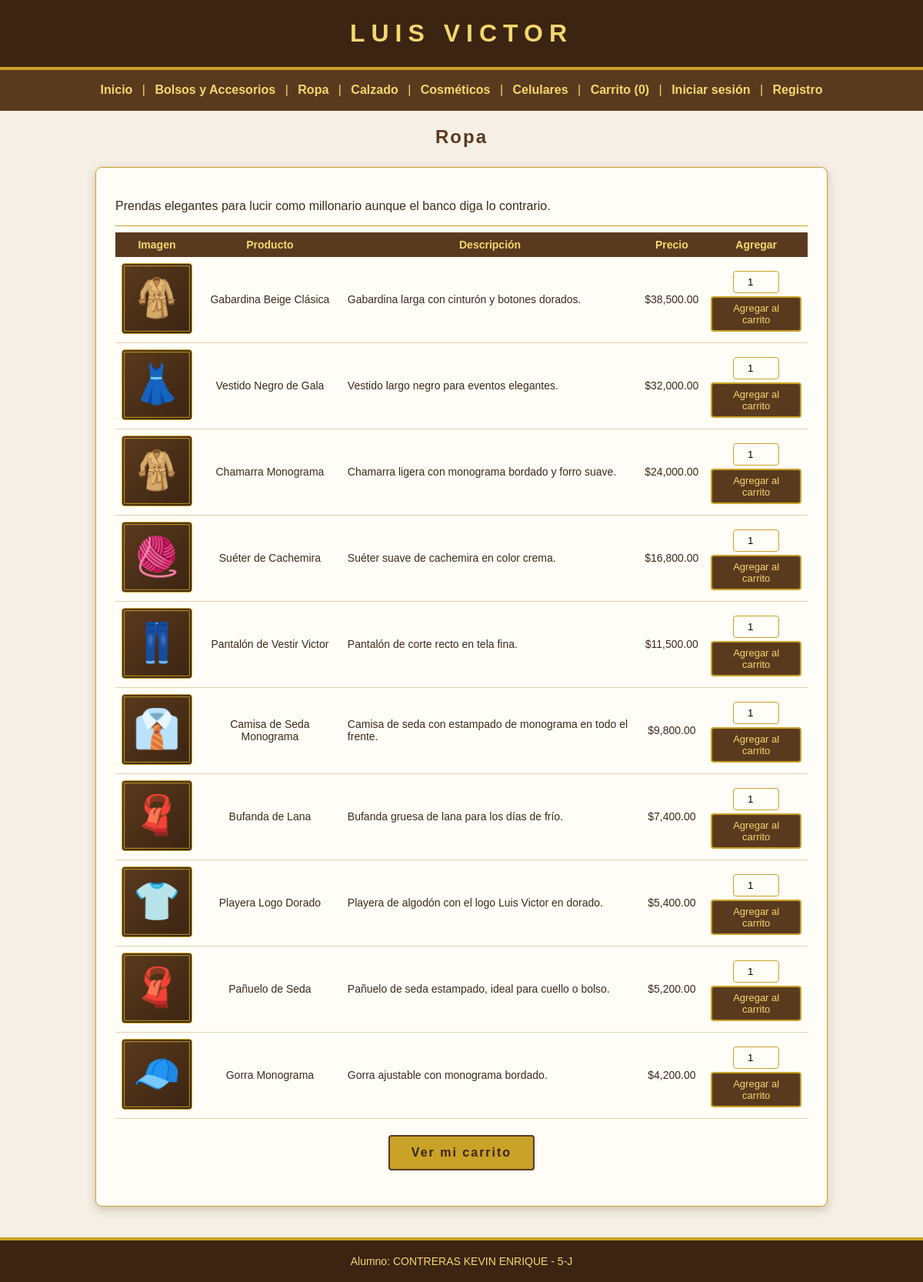
The app's page /ropa.php with its own data.
### tables this page shows
CREATE TABLE productos (
  id INT AUTO_INCREMENT PRIMARY KEY,
  categoria VARCHAR(50) NOT NULL,
  marca VARCHAR(50) NOT NULL,
  nombre VARCHAR(100) NOT NULL,
  descripcion VARCHAR(200) NOT NULL,
  precio DECIMAL(10,2) NOT NULL,
  imagen VARCHAR(255) NOT NULL
);

### ropa.php (the view, shortened to what this page needs)
<?php
$categoria = "Ropa";
require "conexion.php";
$stmt = $conexion->prepare("SELECT id, nombre, descripcion, precio, imagen FROM productos WHERE categoria = ? ORDER BY precio DESC");
$stmt->bind_param("s", $categoria);
$stmt->execute();
$productos = $stmt->get_result();
?>
<!DOCTYPE html>
<html>
<head>
  <link rel="stylesheet" href="estilo.css">
</head>
<body>
  <h1>LUIS VICTOR</h1>
  <?php include "menu.php"; ?>
  <h2>Ropa</h2>
  <div class="ancho">
    <p>Prendas elegantes para lucir como millonario aunque el banco diga lo contrario.</p>
    <hr>
    <table>
      <tr>
        <th>Imagen</th>
        <th>Producto</th>
        <th>Descripción</th>
        <th>Precio</th>
        <th>Agregar</th>
      </tr>
      <?php while ($p = $productos->fetch_assoc()) { ?>
      <tr>
        <td><img class="prod" src="<?php echo htmlspecialchars($p["imagen"]); ?>" alt="<?php echo htmlspecialchars($p["nombre"]); ?>" loading="lazy" onerror="this.onerror=null;this.src='imagen_no.svg'"></td>
        <td><?php echo htmlspecialchars($p["nombre"]); ?></td>
        <td class="izq"><?php echo htmlspecialchars($p["descripcion"]); ?></td>
        <td>$<?php echo number_format($p["precio"], 2); ?></td>
        <td>
          <form method="post" action="carrito.php">
            <input type="number" name="cantidad" value="1" min="1" max="10">
            <br>
            <button type="submit" name="agregar" value="<?php echo $p["id"]; ?>">Agregar al carrito</button>
          </form>
        </td>
      </tr>
      <?php } ?>
    </table>
    <p class="centro"><a class="cta" href="carrito.php">Ver mi carrito</a></p>
  </div>
  <?php include "pie.php"; ?>
</body>
</html>

### estilo.css (style rules this page uses)
body { font-family: Arial, sans-serif; background-color: #f5efe6; color: #3b2a1a; margin: 0; }
h1 { background-color: #3b2412; color: #f5d76e; text-align: center; letter-spacing: 8px; margin: 0; padding: 25px; border-bottom: 4px solid #c9a227; }
h2 { color: #5a3a1e; text-align: center; letter-spacing: 2px; }
div { width: 90%; max-width: 520px; margin: 25px auto; padding: 25px; background-color: #fffdf8; border: 1px solid #c9a227; border-radius: 8px; box-shadow: 0 4px 12px rgba(90, 58, 30, 0.25); }
input, select, textarea { width: 100%; box-sizing: border-box; padding: 10px; margin-top: 5px; border: 1px solid #c9a227; border-radius: 4px; background-color: #fffdf8; font-family: Arial, sans-serif; }
button { background-color: #5a3a1e; color: #f5d76e; padding: 12px 25px; border: 2px solid #c9a227; border-radius: 4px; font-family: Arial, sans-serif; font-size: 16px; letter-spacing: 2px; cursor: pointer; }
a { color: #8a6d1d; text-decoration: none; font-weight: bold; }
hr { border: 0; border-top: 1px solid #c9a227; }
table { width: 100%; font-size: 14px; border-collapse: collapse; }
th { background-color: #5a3a1e; color: #f5d76e; padding: 8px; }
td { padding: 8px; text-align: center; border-bottom: 1px solid #e0d2a8; }
div.ancho { max-width: 900px; }
td.izq { text-align: left; }
a.cta { display: inline-block; background-color: #c9a227; color: #3b2412; padding: 12px 28px; margin: 5px; border: 2px solid #5a3a1e; border-radius: 4px; font-size: 16px; letter-spacing: 2px; text-decoration: none; }
p.centro { text-align: center; }
td input { width: 60px; padding: 6px; text-align: center; }
td button { padding: 6px 10px; margin-top: 4px; font-size: 13px; letter-spacing: 0; }
img.prod { width: 90px; height: 90px; object-fit: cover; border: 1px solid #c9a227; border-radius: 4px; background-color: #f5efe6; }

### records on screen
productos: imagen (picture), nombre "Gabardina Beige Clásica", descripcion "Gabardina larga con cinturón y botones dorados.", precio "38,500.00", $p["id"] 18 (drawn)
productos: imagen (picture), nombre "Vestido Negro de Gala", descripcion "Vestido largo negro para eventos elegantes.", precio "32,000.00", $p["id"] 15 (drawn)
productos: imagen (picture), nombre "Chamarra Monograma", descripcion "Chamarra ligera con monograma bordado y forro suave.", precio "24,000.00", $p["id"] 12 (drawn)
productos: imagen (picture), nombre "Suéter de Cachemira", descripcion "Suéter suave de cachemira en color crema.", precio "16,800.00", $p["id"] 17 (drawn)
productos: imagen (picture), nombre "Pantalón de Vestir Victor", descripcion "Pantalón de corte recto en tela fina.", precio "11,500.00", $p["id"] 16 (drawn)
productos: imagen (picture), nombre "Camisa de Seda Monograma", descripcion "Camisa de seda con estampado de monograma en todo el frente.", precio "9,800.00", $p["id"] 11 (drawn)
productos: imagen (picture), nombre "Bufanda de Lana", descripcion "Bufanda gruesa de lana para los días de frío.", precio "7,400.00", $p["id"] 14 (drawn)
productos: imagen (picture), nombre "Playera Logo Dorado", descripcion "Playera de algodón con el logo Luis Victor en dorado.", precio "5,400.00", $p["id"] 19 (drawn)
productos: imagen (picture), nombre "Pañuelo de Seda", descripcion "Pañuelo de seda estampado, ideal para cuello o bolso.", precio "5,200.00", $p["id"] 13 (drawn)
productos: imagen (picture), nombre "Gorra Monograma", descripcion "Gorra ajustable con monograma bordado.", precio "4,200.00", $p["id"] 20 (drawn)

### other values on screen
$en_carrito "0"
